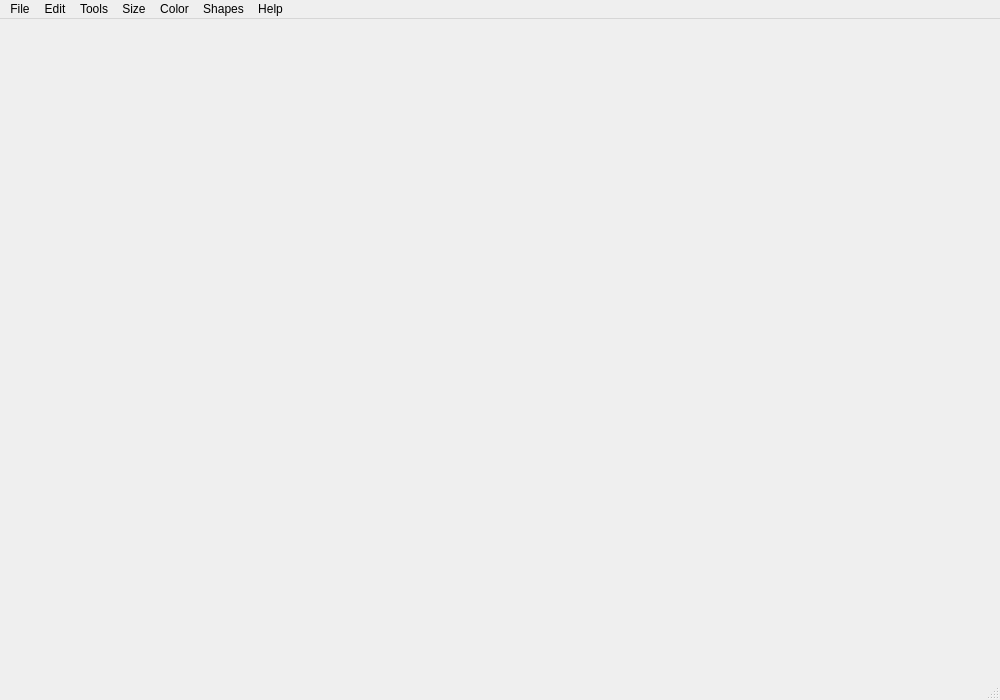
<?xml version="1.0" encoding="UTF-8"?>
<ui version="4.0">
 <class>MainWindow</class>
 <widget class="QMainWindow" name="MainWindow">
  <property name="geometry">
   <rect>
    <x>0</x>
    <y>0</y>
    <width>1000</width>
    <height>700</height>
   </rect>
  </property>
  <property name="minimumSize">
   <size>
    <width>300</width>
    <height>200</height>
   </size>
  </property>
  <property name="mouseTracking">
   <bool>false</bool>
  </property>
  <property name="windowTitle">
   <string>Vectoring</string>
  </property>
  <widget class="QWidget" name="centralwidget"/>
  <widget class="QMenuBar" name="menubar">
   <property name="geometry">
    <rect>
     <x>0</x>
     <y>0</y>
     <width>1000</width>
     <height>21</height>
    </rect>
   </property>
   <property name="defaultUp">
    <bool>false</bool>
   </property>
   <widget class="QMenu" name="menuFile">
    <property name="title">
     <string>File</string>
    </property>
    <addaction name="actionNew"/>
    <addaction name="actionOpen"/>
    <addaction name="actionSave"/>
    <addaction name="actionSave_as"/>
    <addaction name="separator"/>
    <addaction name="actionAdd_image"/>
   </widget>
   <widget class="QMenu" name="menuSize">
    <property name="title">
     <string>Size</string>
    </property>
    <addaction name="action1"/>
    <addaction name="action2"/>
    <addaction name="action4"/>
    <addaction name="action8"/>
    <addaction name="action16"/>
    <addaction name="action32"/>
   </widget>
   <widget class="QMenu" name="menuColor">
    <property name="title">
     <string>Color</string>
    </property>
    <addaction name="actionBlack"/>
    <addaction name="actionRed"/>
    <addaction name="actionGreen"/>
    <addaction name="actionYellow"/>
   </widget>
   <widget class="QMenu" name="menuShape">
    <property name="title">
     <string>Shapes</string>
    </property>
    <addaction name="actionCircle"/>
    <addaction name="actionSquare"/>
    <addaction name="actionRectangle"/>
    <addaction name="actionTriangle"/>
    <addaction name="actionStar"/>
   </widget>
   <widget class="QMenu" name="menuHelp">
    <property name="title">
     <string>Help</string>
    </property>
    <addaction name="actionInfo"/>
   </widget>
   <widget class="QMenu" name="menuEdit">
    <property name="title">
     <string>Edit</string>
    </property>
    <addaction name="actionUndo"/>
    <addaction name="actionRedo"/>
    <addaction name="separator"/>
    <addaction name="actionCut"/>
    <addaction name="actionCopy"/>
    <addaction name="actionPaste"/>
   </widget>
   <widget class="QMenu" name="menuTools">
    <property name="title">
     <string>Tools</string>
    </property>
    <addaction name="actionBrush"/>
    <addaction name="actionFill"/>
    <addaction name="actionRuber"/>
   </widget>
   <addaction name="menuFile"/>
   <addaction name="menuEdit"/>
   <addaction name="menuTools"/>
   <addaction name="menuSize"/>
   <addaction name="menuColor"/>
   <addaction name="menuShape"/>
   <addaction name="menuHelp"/>
  </widget>
  <widget class="QStatusBar" name="statusbar"/>
  <action name="actionNew">
   <property name="text">
    <string>New</string>
   </property>
   <property name="shortcut">
    <string>Ctrl+N</string>
   </property>
  </action>
  <action name="actionOpen">
   <property name="text">
    <string>Open</string>
   </property>
   <property name="shortcut">
    <string>Ctrl+O</string>
   </property>
  </action>
  <action name="actionSave">
   <property name="text">
    <string>Save</string>
   </property>
   <property name="shortcut">
    <string>Ctrl+S</string>
   </property>
  </action>
  <action name="actionSave_as">
   <property name="text">
    <string>Save as</string>
   </property>
   <property name="shortcut">
    <string>Ctrl+Shift+S</string>
   </property>
  </action>
  <action name="actionRectangle">
   <property name="text">
    <string>Rectangle</string>
   </property>
  </action>
  <action name="actionSquare">
   <property name="text">
    <string>Square</string>
   </property>
  </action>
  <action name="actionTriangle">
   <property name="text">
    <string>Triangle</string>
   </property>
  </action>
  <action name="actionStar">
   <property name="text">
    <string>Star</string>
   </property>
  </action>
  <action name="action1">
   <property name="text">
    <string>1</string>
   </property>
  </action>
  <action name="action2">
   <property name="text">
    <string>2</string>
   </property>
  </action>
  <action name="action4">
   <property name="text">
    <string>4</string>
   </property>
  </action>
  <action name="action8">
   <property name="text">
    <string>8</string>
   </property>
  </action>
  <action name="action16">
   <property name="text">
    <string>16</string>
   </property>
  </action>
  <action name="action32">
   <property name="text">
    <string>32</string>
   </property>
  </action>
  <action name="actionBlack">
   <property name="text">
    <string>Black</string>
   </property>
  </action>
  <action name="actionRed">
   <property name="text">
    <string>Red</string>
   </property>
  </action>
  <action name="actionGreen">
   <property name="text">
    <string>Green</string>
   </property>
  </action>
  <action name="actionYellow">
   <property name="text">
    <string>Yellow</string>
   </property>
  </action>
  <action name="actionInfo">
   <property name="text">
    <string>Info</string>
   </property>
  </action>
  <action name="actionUndo">
   <property name="text">
    <string>Undo</string>
   </property>
   <property name="shortcut">
    <string>Ctrl+Z</string>
   </property>
  </action>
  <action name="actionRedo">
   <property name="text">
    <string>Redo</string>
   </property>
   <property name="shortcut">
    <string>Ctrl+Y</string>
   </property>
  </action>
  <action name="actionCut">
   <property name="text">
    <string>Cut</string>
   </property>
   <property name="shortcut">
    <string>Ctrl+X</string>
   </property>
  </action>
  <action name="actionCopy">
   <property name="text">
    <string>Copy</string>
   </property>
   <property name="shortcut">
    <string>Ctrl+C</string>
   </property>
  </action>
  <action name="actionPaste">
   <property name="text">
    <string>Paste</string>
   </property>
   <property name="shortcut">
    <string>Ctrl+V</string>
   </property>
  </action>
  <action name="actionCircle">
   <property name="text">
    <string>Circle</string>
   </property>
  </action>
  <action name="actionBrush">
   <property name="text">
    <string>Brush</string>
   </property>
   <property name="shortcut">
    <string>Ctrl+B</string>
   </property>
  </action>
  <action name="actionFill">
   <property name="text">
    <string>Fill</string>
   </property>
   <property name="shortcut">
    <string>Ctrl+F</string>
   </property>
  </action>
  <action name="actionRuber">
   <property name="text">
    <string>Ruber</string>
   </property>
   <property name="shortcut">
    <string>Ctrl+R</string>
   </property>
   <property name="shortcutContext">
    <enum>Qt::WindowShortcut</enum>
   </property>
  </action>
  <action name="actionAdd_image">
   <property name="text">
    <string>Add image</string>
   </property>
   <property name="shortcut">
    <string>Ctrl+I</string>
   </property>
  </action>
 </widget>
 <resources/>
 <connections/>
</ui>
